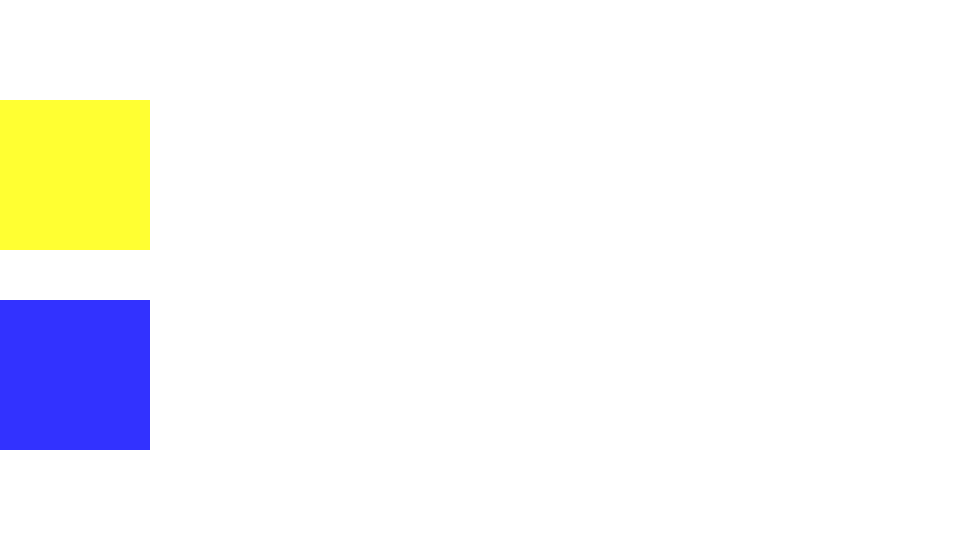
Frame 1 (no input)
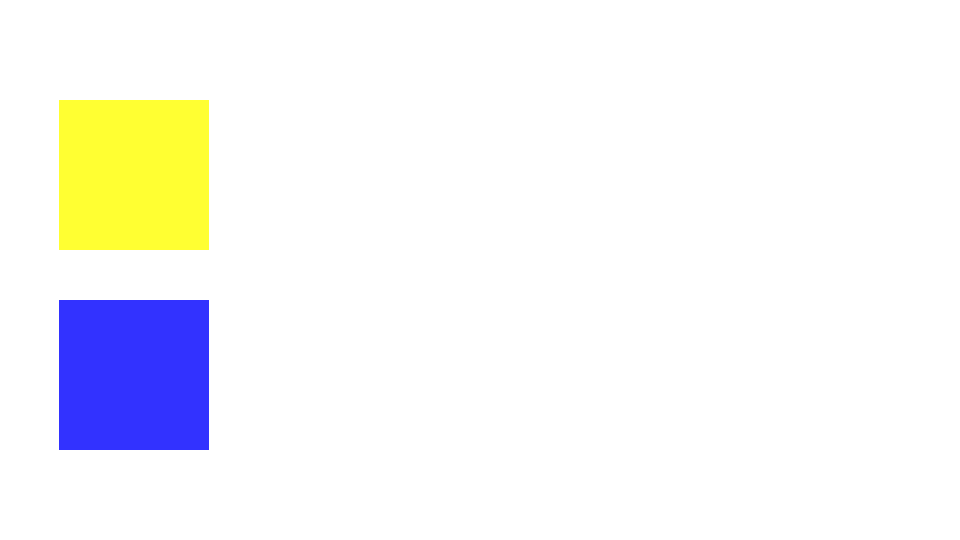
Frame 60 (the mouse pressed at the canvas centre just before this capture)
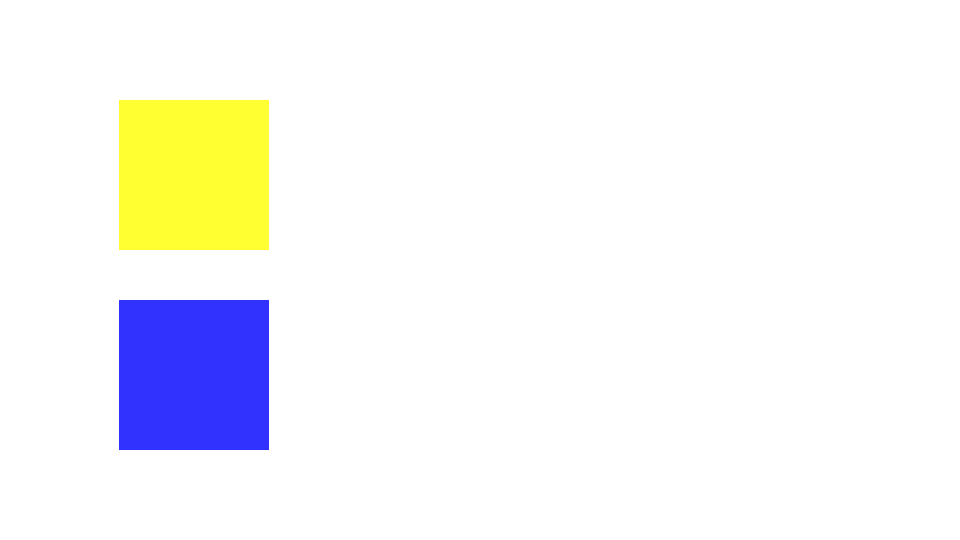
Frame 120 (the mouse held since frame 60 and released just before this capture)

The Processing sketch that drew these frames (run headless with seeded random() and noise(); from frame 60 on, the mouse is pressed at the canvas centre):

// Processing sketch: sketch_019_variables_animation
// ── sketch_019_variables_animation.pde
// 変数

int x = 0;
int loopX = 0;

// setup関数 : 初回1度だけ実行される
void setup() {
  size(960, 540); // ウィンドウサイズを960px,540pxに
  colorMode(HSB, 360, 100, 100); //カラーモードをHSBに
  noStroke();
}

// draw関数 : setup関数実行後繰り返し実行される
void draw() {
  //H:0,S:0,B:100（彩度が0で明るさが100なので、色相に関係なく白）
  background(0, 0, 100); 

  // 塗りつぶしの色を指定  
  fill(60, 80, 100); // 黄色
  rect(x, 100, 150, 150); //矩形を描画

  // 塗りつぶしの色を指定  
  fill(240, 80, 100); // 青色
  rect(loopX, 300, 150, 150); //矩形を描画

  // 加算の書き方
  x = x + 1; // xの値を1ずつ増やす
  // x = x + 1; は次のようにも書ける
  // x++;
  // x += 1;
  
  // 数値を繰り返す手法：剰余を使う
  loopX = loopX + 1; // loopXの値を1ずつ増やす
  // loopXが画面幅より出たとき0に戻す
  //（widthで割った余りが代入される）
  loopX = loopX%width; 
}
